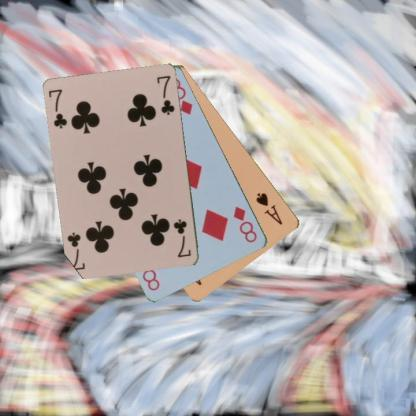
#> input picture blackjack/inference/inference/interface/test.jpg, 416 x 416 px; its folder holds only this picture in this run
$ python -i preprocessing.py   (imports and definitions only)
#> lines starting #> are read from the running program, lines starting #| are printed output that depends on the picture
#> further down, picture is the input picture: shape (416, 416, 3); mean B, G, R 178.3, 178.8, 185.9
import numpy as np
import cv2
import imutils
import os


def preprocess_image(image: np.ndarray) -> np.ndarray:
    """
    Takes image as nd array and applies edge detection.
    Returns counters
    """
    # Read image and convert to greyscale
    image_resized = imutils.resize(image, height=1000, width=1000)
    # image_resized = image
    image_greyscale = cv2.cvtColor(image_resized, cv2.COLOR_BGR2GRAY)
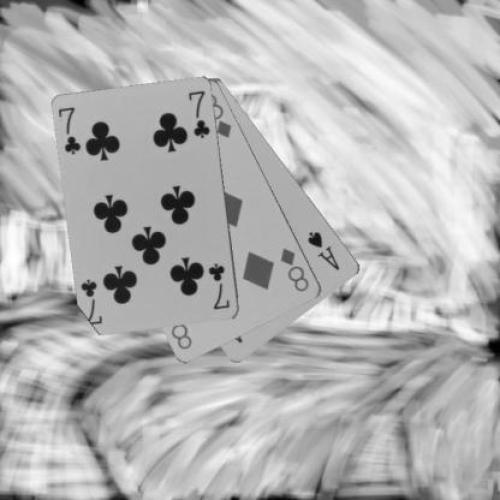
#> image_greyscale: shape (1000, 1000) (shown at 1/2 size); min 0, max 255, mean 180.8

    # Apply Gaussian Blur and Canny edge detection
    image_blurred = cv2.GaussianBlur(image_greyscale, (5, 5), 0)
    image_canny_kernel = cv2.Canny(image_blurred, 50, 150)
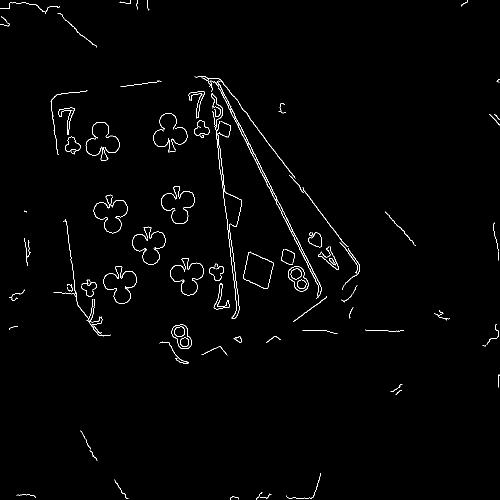
#> image_canny_kernel: shape (1000, 1000) (shown at 1/2 size); 1.1% white in thin lines or dots

    print("✅ preprocessed image")

    return image_canny_kernel


# [187 lines left out: functions preprocess_images_whole_folder, find_contours, place_contours_on_bg, recreate_to_orig_rel, not called in this run]

>>> import cv2
>>> picture = cv2.imread('test.jpg')
>>> result = preprocess_image(picture)

$ run again, on blackjack/inference/inference/interface/bg.jpeg
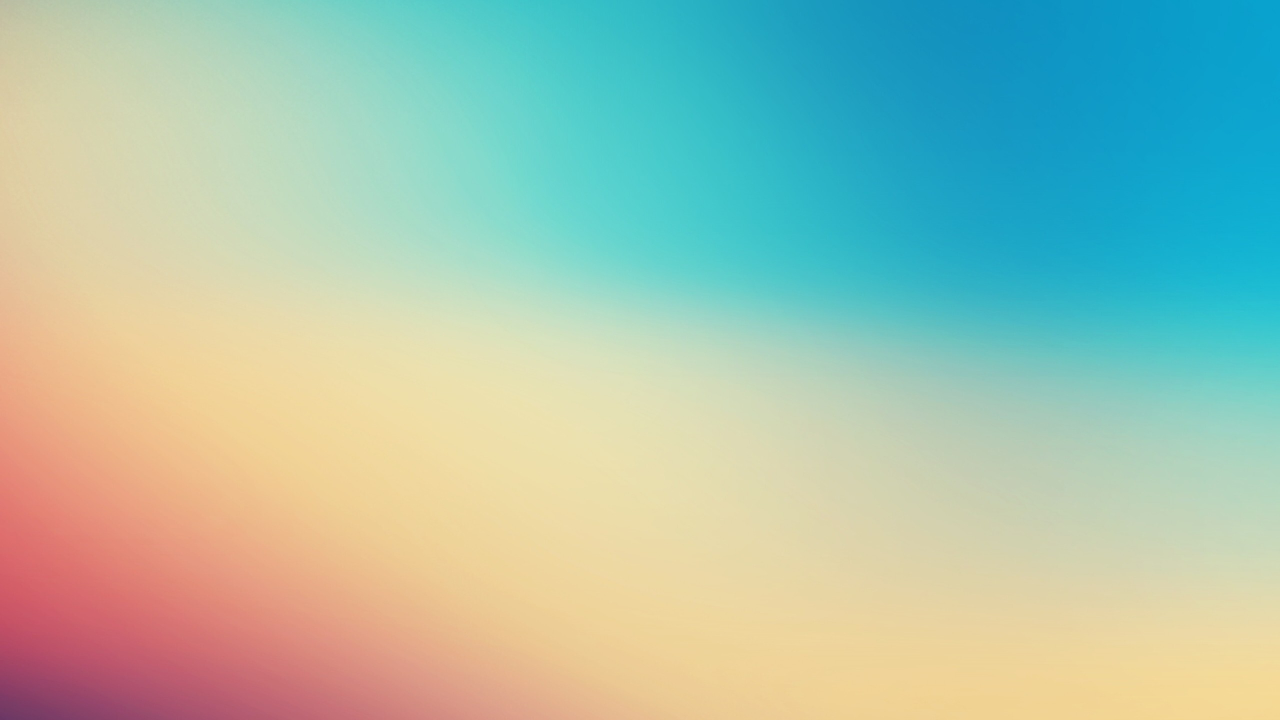
#> input picture blackjack/inference/inference/interface/bg.jpeg, 2560 x 1440 px (shown at 1/2 size)
#> picture is the input picture: shape (1440, 2560, 3); mean B, G, R 174.7, 193.6, 164.7
#> in preprocess_image, `image_resized = imutils.resize(image, height=1000, width=1000)`:
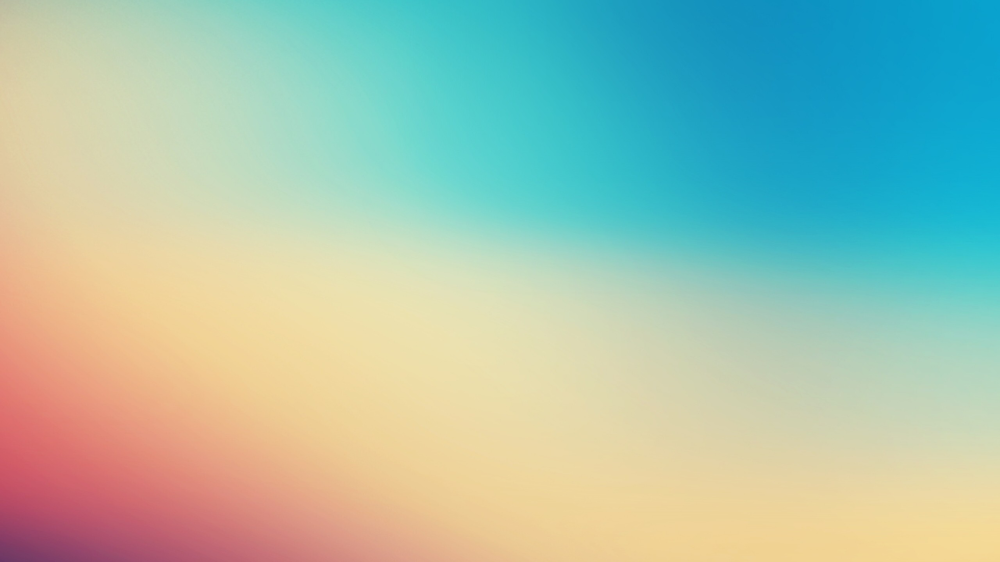
#> image_resized: shape (562, 1000, 3); mean B, G, R 174.7, 193.6, 164.7
#> in preprocess_image, `image_greyscale = cv2.cvtColor(image_resized, cv2.COLOR_BGR2GRAY)`:
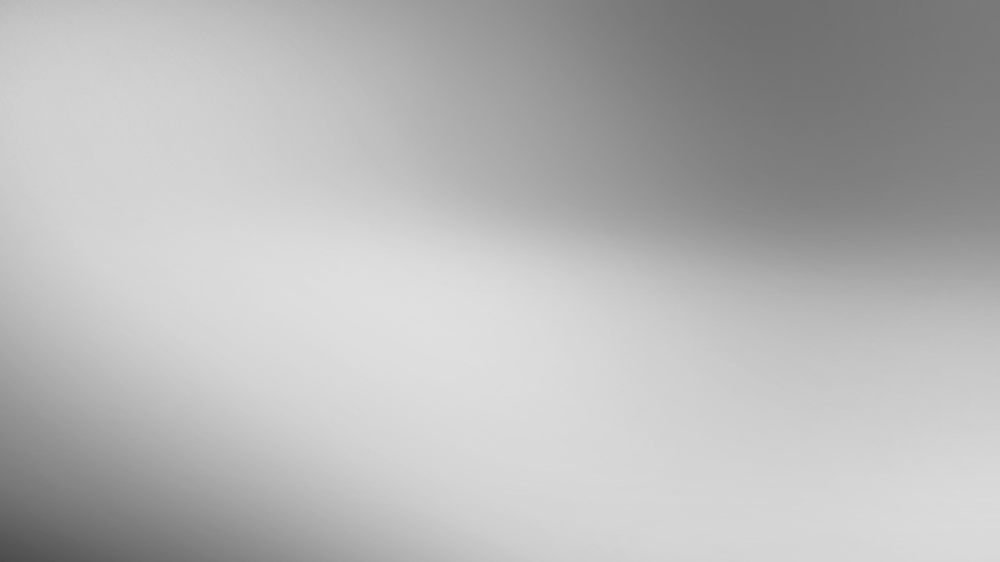
#> image_greyscale: shape (562, 1000); min 74, max 224, mean 182.8
#> image_canny_kernel: shape (562, 1000); every value is 0
